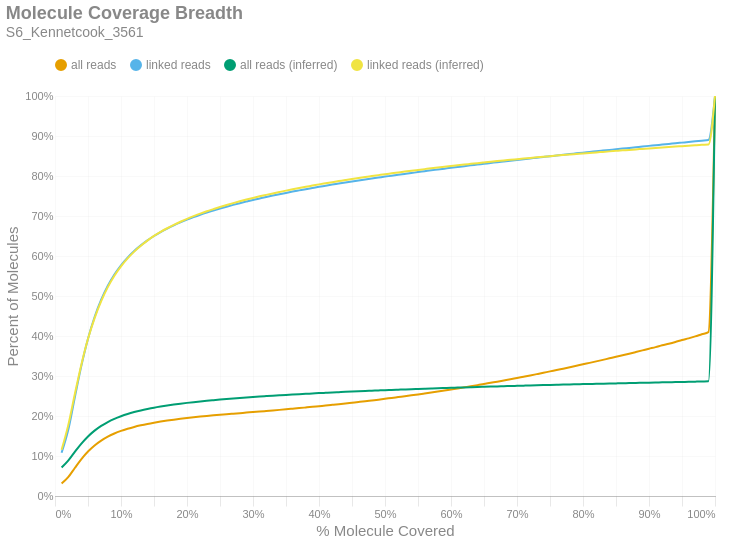

The code cell stored with this chart in its notebook:
### Markdown cell above
### Molecule Read Coverage
This chart shows molecule coverage breadth as computed by the number of bases aligned to that molecule. In other words, "*how much of each unique long molecule is actually sequenced/aligned?*" Keep in mind there is a distinction between sequences and alignments, since some sequences belonging to a particular molecule may not align well and wouldn't appear in the alignment data. This chart also shows molecule coverage breadth as computed by the *inferred fragment* from which the aligned sequences originate. Unlike read coverage, this calculation takes into account the total insert size, including unsequenced gaps between the forward and reverse reads. Like the previous figures, these are cumulative percents.

### Code cell
if SKIPLR:
    print_html(f"Skipped")
else:
    binned_df = consolidated_hist(valids['coverage_bp'], mask, 0.01, True)
    binned_df_inf = consolidated_hist(valids['coverage_inserts'], mask, 0.01, True)
    binned_df = binned_df.with_columns(pl.lit(binned_df_inf['all reads (cumsum)']).alias('all reads (inferred)'))
    binned_df = binned_df.with_columns(pl.lit(binned_df_inf['linked reads (cumsum)']).alias('linked reads (inferred)'))
    binned_df = binned_df.with_columns(
        (pl.col('bin').cast(pl.Float64) + 0.01).alias('right_edge')
    )

    with SafeRender(binned_df):
        (
            density_plot(binned_df, 'Molecule Coverage Breadth', samplename, 'molcov', ['all reads (inferred)','linked reads (inferred)'])
            .encode(
                #x=alt.X('bin:Q', title="% Molecule Covered").axis(format = '%').scale(padding=0),
                x=alt.X('right_edge:Q', title="% Molecule Covered").axis(format='%').scale(padding=0),
                y=alt.Y('value:Q', title='Percent of Molecules')
                    .axis(format='%')
                    .stack(False)
                    .scale(domainMin=0, padding=0),
                color=alt.Color("key:N").scale(domain = ["all reads", "linked reads", "all reads (inferred)", "linked reads (inferred)"]),
                tooltip = [
                    alt.Tooltip("key:N", title = "Data Type"),
                    alt.Tooltip("range_label:N", title="% Molecule Covered"),
                    alt.Tooltip("value:Q", format = ".2%", title="% Molecules")
                ]
            )
        ).display()

### Figure 1 — Vega-Lite specification as saved in the notebook (floating-point values rounded to 4 significant figures)
{"width": "container", "height": 400, "config": {"title": {"anchor": "start", "dy": -15, "fontSize": 18, "color": "#888888", "subtitleColor": "#888888", "subtitleFontSize": 14}, "arc": {"fill": "#0072B2"}, "axis": {"domainColor": "#888888", "domainWidth": 0.5, "gridWidth": 0.2, "grid": false, "titleFontWeight": 400, "titleFontSize": 15, "labelFontSize": 11, "labelColor": "#888888", "tickColor": "#888888", "tickWidth": 0.2, "titleColor": "#888888"}, "axisBand": {"grid": false}, "axisX": {"grid": true, "tickSize": 10, "domainCap": "round"}, "axisY": {"domain": false, "grid": true, "tickSize": 0, "domainCap": "round"}, "background": "transparent", "header": {"labelFontSize": 15, "labelColor": "#888888", "titleFontSize": 15, "titleFontWeight": 600, "titleColor": "#888888"}, "legend": {"labelFont": "sans-serif", "labelFontSize": 12, "labelColor": "#888888", "symbolSize": 100, "symbolType": "circle", "titleFontSize": 12, "titlePadding": 10, "titleColor": "#888888", "title": null, "orient": "top"}, "range": {"category": ["#E69F00", "#56B4E9", "#009E73", "#F0E442", "#0072B2", "#D55E00", "#CC79A7", "#000000"], "diverging": ["#cfe8f3", "#a2d4ec", "#73bfe2", "#46abdb", "#1696d2", "#12719e"]}, "area": {"fill": "#0072B2", "fillOpacity": 0.7, "line": true, "strokeOpacity": 0.7}, "line": {"color": "#0072B2", "stroke": "#0072B2", "strokeWidth": 2}, "trail": {"color": "#0072B2", "stroke": "#0072B2", "strokeWidth": 0, "size": 1}, "point": {"filled": true, "fillOpacity": 1.0, "size": 95}, "text": {"color": "#888888", "fontSize": 11, "align": "right", "fontWeight": 400, "size": 11}, "bar": {"fill": "#0072B2", "stroke": null}, "view": {"stroke": null, "continuousWidth": 660, "continuousHeight": 400}}, "data": {"name": "data-442ba46610a7a7d5de6f05a69b90c52c"}, "mark": {"type": "line", "interpolate": "monotone", "point": {"opacity": 0, "size": 275}}, "encoding": {"color": {"field": "key", "scale": {"domain": ["all reads", "linked reads", "all reads (inferred)", "linked reads (inferred)"]}, "type": "nominal"}, "tooltip": [{"field": "key", "title": "Data Type", "type": "nominal"}, {"field": "range_label", "title": "% Molecule Covered", "type": "nominal"}, {"field": "value", "format": ".2%", "title": "% Molecules", "type": "quantitative"}], "x": {"axis": {"format": "%"}, "field": "right_edge", "scale": {"padding": 0}, "title": "% Molecule Covered", "type": "quantitative"}, "y": {"axis": {"format": "%"}, "field": "value", "scale": {"domainMin": 0, "padding": 0}, "stack": false, "title": "Percent of Molecules", "type": "quantitative"}}, "params": [{"name": "param_c36ac31b6afebe62", "select": {"type": "point", "fields": ["key"]}, "bind": "legend"}], "title": {"text": "Molecule Coverage Breadth", "subtitle": "S6_Kennetcook_3561"}, "transform": [{"fold": ["all reads (cumsum)", "linked reads (cumsum)", "all reads (inferred)", "linked reads (inferred)"]}, {"calculate": "replace(datum.key, ' (cumsum)', '')", "as": "key"}, {"filter": {"param": "param_c36ac31b6afebe62"}}], "usermeta": {"embedOptions": {"downloadFileName": "S6_Kennetcook_3561.molcov"}}, "$schema": "https://vega.github.io/schema/vega-lite/v6.1.0.json", "datasets": {"data-442ba46610a7a7d5de6f05a69b90c52c": [{"bin": "0.0", "interval": "0.0-0.01", "all reads": 0.03108, "linked reads": 0.1081, "all reads (cumsum)": 0.03108, "linked reads (cumsum)": 0.1081, "range_label": "0.0-0.01", "all reads (inferred)": 0.07104, "linked reads (inferred)": 0.1157, "right_edge": 0.01}, {"bin": "0.01", "interval": "0.01-0.02", "all reads": 0.01606, "linked reads": 0.05661, "all reads (cumsum)": 0.04714, "linked reads (cumsum)": 0.1647, "range_label": "0.01-0.02", "all reads (inferred)": 0.08832, "linked reads (inferred)": 0.1766, "right_edge": 0.02}, {"bin": "0.02", "interval": "0.02-0.03", "all reads": 0.02292, "linked reads": 0.08154, "all reads (cumsum)": 0.07006, "linked reads (cumsum)": 0.2463, "range_label": "0.02-0.03", "all reads (inferred)": 0.1102, "linked reads (inferred)": 0.2545, "right_edge": 0.03}, {"bin": "0.03", "interval": "0.03-0.04", "all reads": 0.02232, "linked reads": 0.07966, "all reads (cumsum)": 0.09238, "linked reads (cumsum)": 0.3259, "range_label": "0.03-0.04", "all reads (inferred)": 0.131, "linked reads (inferred)": 0.3289, "right_edge": 0.04}, {"bin": "0.04", "interval": "0.04-0.05", "all reads": 0.01888, "linked reads": 0.06747, "all reads (cumsum)": 0.1113, "linked reads (cumsum)": 0.3934, "range_label": "0.04-0.05", "all reads (inferred)": 0.1489, "linked reads (inferred)": 0.3929, "right_edge": 0.05}, {"bin": "0.05", "interval": "0.05-0.06", "all reads": 0.01519, "linked reads": 0.05421, "all reads (cumsum)": 0.1264, "linked reads (cumsum)": 0.4476, "range_label": "0.05-0.06", "all reads (inferred)": 0.1634, "linked reads (inferred)": 0.4449, "right_edge": 0.06}, {"bin": "0.06", "interval": "0.06-0.07", "all reads": 0.01208, "linked reads": 0.04318, "all reads (cumsum)": 0.1385, "linked reads (cumsum)": 0.4908, "range_label": "0.06-0.07", "all reads (inferred)": 0.1752, "linked reads (inferred)": 0.4873, "right_edge": 0.07}, {"bin": "0.07", "interval": "0.07-0.08", "all reads": 0.009727, "linked reads": 0.03472, "all reads (cumsum)": 0.1483, "linked reads (cumsum)": 0.5255, "range_label": "0.07-0.08", "all reads (inferred)": 0.185, "linked reads (inferred)": 0.5222, "right_edge": 0.08}, {"bin": "0.08", "interval": "0.08-0.09", "all reads": 0.007954, "linked reads": 0.02837, "all reads (cumsum)": 0.1562, "linked reads (cumsum)": 0.5539, "range_label": "0.08-0.09", "all reads (inferred)": 0.1929, "linked reads (inferred)": 0.5507, "right_edge": 0.09}, {"bin": "0.09", "interval": "0.09-0.1", "all reads": 0.006464, "linked reads": 0.02299, "all reads (cumsum)": 0.1627, "linked reads (cumsum)": 0.5769, "range_label": "0.09-0.1", "all reads (inferred)": 0.1994, "linked reads (inferred)": 0.5741, "right_edge": 0.1}, {"bin": "0.1", "interval": "0.1-0.11", "all reads": 0.00536, "linked reads": 0.01903, "all reads (cumsum)": 0.168, "linked reads (cumsum)": 0.5959, "range_label": "0.1-0.11", "all reads (inferred)": 0.205, "linked reads (inferred)": 0.594, "right_edge": 0.11}, {"bin": "0.11", "interval": "0.11-0.12", "all reads": 0.004653, "linked reads": 0.0165, "all reads (cumsum)": 0.1727, "linked reads (cumsum)": 0.6124, "range_label": "0.11-0.12", "all reads (inferred)": 0.2098, "linked reads (inferred)": 0.6109, "right_edge": 0.12}, {"bin": "0.12", "interval": "0.12-0.13", "all reads": 0.003987, "linked reads": 0.01412, "all reads (cumsum)": 0.1767, "linked reads (cumsum)": 0.6265, "range_label": "0.12-0.13", "all reads (inferred)": 0.2139, "linked reads (inferred)": 0.6257, "right_edge": 0.13}, {"bin": "0.13", "interval": "0.13-0.14", "all reads": 0.003526, "linked reads": 0.01248, "all reads (cumsum)": 0.1802, "linked reads (cumsum)": 0.639, "range_label": "0.13-0.14", "all reads (inferred)": 0.2175, "linked reads (inferred)": 0.6385, "right_edge": 0.14}, {"bin": "0.14", "interval": "0.14-0.15", "all reads": 0.003101, "linked reads": 0.01094, "all reads (cumsum)": 0.1833, "linked reads (cumsum)": 0.6499, "range_label": "0.14-0.15", "all reads (inferred)": 0.2208, "linked reads (inferred)": 0.6501, "right_edge": 0.15}, {"bin": "0.15", "interval": "0.15-0.16", "all reads": 0.002789, "linked reads": 0.009832, "all reads (cumsum)": 0.1861, "linked reads (cumsum)": 0.6598, "range_label": "0.15-0.16", "all reads (inferred)": 0.2236, "linked reads (inferred)": 0.6602, "right_edge": 0.16}, {"bin": "0.16", "interval": "0.16-0.17", "all reads": 0.002517, "linked reads": 0.008837, "all reads (cumsum)": 0.1886, "linked reads (cumsum)": 0.6686, "range_label": "0.16-0.17", "all reads (inferred)": 0.2262, "linked reads (inferred)": 0.6694, "right_edge": 0.17}, {"bin": "0.17", "interval": "0.17-0.18", "all reads": 0.002298, "linked reads": 0.008077, "all reads (cumsum)": 0.1909, "linked reads (cumsum)": 0.6767, "range_label": "0.17-0.18", "all reads (inferred)": 0.2286, "linked reads (inferred)": 0.6778, "right_edge": 0.18}, {"bin": "0.18", "interval": "0.18-0.19", "all reads": 0.002089, "linked reads": 0.007324, "all reads (cumsum)": 0.193, "linked reads (cumsum)": 0.684, "range_label": "0.18-0.19", "all reads (inferred)": 0.2307, "linked reads (inferred)": 0.6856, "right_edge": 0.19}, {"bin": "0.19", "interval": "0.19-0.2", "all reads": 0.001964, "linked reads": 0.00684, "all reads (cumsum)": 0.195, "linked reads (cumsum)": 0.6908, "range_label": "0.19-0.2", "all reads (inferred)": 0.2328, "linked reads (inferred)": 0.6929, "right_edge": 0.2}, {"bin": "0.2", "interval": "0.2-0.21", "all reads": 0.001793, "linked reads": 0.006211, "all reads (cumsum)": 0.1967, "linked reads (cumsum)": 0.6971, "range_label": "0.2-0.21", "all reads (inferred)": 0.2347, "linked reads (inferred)": 0.6995, "right_edge": 0.21}, {"bin": "0.21", "interval": "0.21-0.22", "all reads": 0.001704, "linked reads": 0.005889, "all reads (cumsum)": 0.1985, "linked reads (cumsum)": 0.7029, "range_label": "0.21-0.22", "all reads (inferred)": 0.2364, "linked reads (inferred)": 0.7058, "right_edge": 0.22}, {"bin": "0.22", "interval": "0.22-0.23", "all reads": 0.00162, "linked reads": 0.005549, "all reads (cumsum)": 0.2001, "linked reads (cumsum)": 0.7085, "range_label": "0.22-0.23", "all reads (inferred)": 0.2381, "linked reads (inferred)": 0.7118, "right_edge": 0.23}, {"bin": "0.23", "interval": "0.23-0.24", "all reads": 0.001538, "linked reads": 0.00521, "all reads (cumsum)": 0.2016, "linked reads (cumsum)": 0.7137, "range_label": "0.23-0.24", "all reads (inferred)": 0.2397, "linked reads (inferred)": 0.7172, "right_edge": 0.24}, {"bin": "0.24", "interval": "0.24-0.25", "all reads": 0.001469, "linked reads": 0.004954, "all reads (cumsum)": 0.2031, "linked reads (cumsum)": 0.7187, "range_label": "0.24-0.25", "all reads (inferred)": 0.2411, "linked reads (inferred)": 0.7225, "right_edge": 0.25}, {"bin": "0.25", "interval": "0.25-0.26", "all reads": 0.001392, "linked reads": 0.004638, "all reads (cumsum)": 0.2045, "linked reads (cumsum)": 0.7233, "range_label": "0.25-0.26", "all reads (inferred)": 0.2425, "linked reads (inferred)": 0.7274, "right_edge": 0.26}, {"bin": "0.26", "interval": "0.26-0.27", "all reads": 0.001352, "linked reads": 0.004437, "all reads (cumsum)": 0.2058, "linked reads (cumsum)": 0.7277, "range_label": "0.26-0.27", "all reads (inferred)": 0.2439, "linked reads (inferred)": 0.7322, "right_edge": 0.27}, {"bin": "0.27", "interval": "0.27-0.28", "all reads": 0.001343, "linked reads": 0.004323, "all reads (cumsum)": 0.2072, "linked reads (cumsum)": 0.7321, "range_label": "0.27-0.28", "all reads (inferred)": 0.2452, "linked reads (inferred)": 0.7368, "right_edge": 0.28}, {"bin": "0.28", "interval": "0.28-0.29", "all reads": 0.001329, "linked reads": 0.004111, "all reads (cumsum)": 0.2085, "linked reads (cumsum)": 0.7362, "range_label": "0.28-0.29", "all reads (inferred)": 0.2464, "linked reads (inferred)": 0.7411, "right_edge": 0.29}, {"bin": "0.29", "interval": "0.29-0.3", "all reads": 0.001356, "linked reads": 0.004011, "all reads (cumsum)": 0.2099, "linked reads (cumsum)": 0.7402, "range_label": "0.29-0.3", "all reads (inferred)": 0.2476, "linked reads (inferred)": 0.7452, "right_edge": 0.3}, {"bin": "0.3", "interval": "0.3-0.31", "all reads": 0.001308, "linked reads": 0.003675, "all reads (cumsum)": 0.2112, "linked reads (cumsum)": 0.7439, "range_label": "0.3-0.31", "all reads (inferred)": 0.2487, "linked reads (inferred)": 0.7492, "right_edge": 0.31}, {"bin": "0.31", "interval": "0.31-0.32", "all reads": 0.001367, "linked reads": 0.003658, "all reads (cumsum)": 0.2125, "linked reads (cumsum)": 0.7475, "range_label": "0.31-0.32", "all reads (inferred)": 0.2497, "linked reads (inferred)": 0.7528, "right_edge": 0.32}, {"bin": "0.32", "interval": "0.32-0.33", "all reads": 0.001379, "linked reads": 0.003522, "all reads (cumsum)": 0.2139, "linked reads (cumsum)": 0.751, "range_label": "0.32-0.33", "all reads (inferred)": 0.2508, "linked reads (inferred)": 0.7565, "right_edge": 0.33}, {"bin": "0.33", "interval": "0.33-0.34", "all reads": 0.001403, "linked reads": 0.003339, "all reads (cumsum)": 0.2153, "linked reads (cumsum)": 0.7544, "range_label": "0.33-0.34", "all reads (inferred)": 0.2518, "linked reads (inferred)": 0.76, "right_edge": 0.34}, {"bin": "0.34", "interval": "0.34-0.35", "all reads": 0.001452, "linked reads": 0.003371, "all reads (cumsum)": 0.2168, "linked reads (cumsum)": 0.7577, "range_label": "0.34-0.35", "all reads (inferred)": 0.2528, "linked reads (inferred)": 0.7635, "right_edge": 0.35}, {"bin": "0.35", "interval": "0.35-0.36", "all reads": 0.001488, "linked reads": 0.003264, "all reads (cumsum)": 0.2182, "linked reads (cumsum)": 0.761, "range_label": "0.35-0.36", "all reads (inferred)": 0.2537, "linked reads (inferred)": 0.7668, "right_edge": 0.36}, {"bin": "0.36", "interval": "0.36-0.37", "all reads": 0.001495, "linked reads": 0.003071, "all reads (cumsum)": 0.2197, "linked reads (cumsum)": 0.7641, "range_label": "0.36-0.37", "all reads (inferred)": 0.2546, "linked reads (inferred)": 0.7699, "right_edge": 0.37}, {"bin": "0.37", "interval": "0.37-0.38", "all reads": 0.001566, "linked reads": 0.003062, "all reads (cumsum)": 0.2213, "linked reads (cumsum)": 0.7671, "range_label": "0.37-0.38", "all reads (inferred)": 0.2555, "linked reads (inferred)": 0.773, "right_edge": 0.38}, {"bin": "0.38", "interval": "0.38-0.39", "all reads": 0.001586, "linked reads": 0.002946, "all reads (cumsum)": 0.2229, "linked reads (cumsum)": 0.7701, "range_label": "0.38-0.39", "all reads (inferred)": 0.2563, "linked reads (inferred)": 0.776, "right_edge": 0.39}, {"bin": "0.39", "interval": "0.39-0.4", "all reads": 0.001655, "linked reads": 0.00291, "all reads (cumsum)": 0.2246, "linked reads (cumsum)": 0.773, "range_label": "0.39-0.4", "all reads (inferred)": 0.2572, "linked reads (inferred)": 0.779, "right_edge": 0.4}, {"bin": "0.4", "interval": "0.4-0.41", "all reads": 0.001621, "linked reads": 0.002723, "all reads (cumsum)": 0.2262, "linked reads (cumsum)": 0.7757, "range_label": "0.4-0.41", "all reads (inferred)": 0.258, "linked reads (inferred)": 0.7819, "right_edge": 0.41}, {"bin": "0.41", "interval": "0.41-0.42", "all reads": 0.001687, "linked reads": 0.002789, "all reads (cumsum)": 0.2279, "linked reads (cumsum)": 0.7785, "range_label": "0.41-0.42", "all reads (inferred)": 0.2588, "linked reads (inferred)": 0.7846, "right_edge": 0.42}, {"bin": "0.42", "interval": "0.42-0.43", "all reads": 0.001708, "linked reads": 0.0026, "all reads (cumsum)": 0.2296, "linked reads (cumsum)": 0.7811, "range_label": "0.42-0.43", "all reads (inferred)": 0.2596, "linked reads (inferred)": 0.7873, "right_edge": 0.43}, {"bin": "0.43", "interval": "0.43-0.44", "all reads": 0.001778, "linked reads": 0.002679, "all reads (cumsum)": 0.2313, "linked reads (cumsum)": 0.7838, "range_label": "0.43-0.44", "all reads (inferred)": 0.2603, "linked reads (inferred)": 0.79, "right_edge": 0.44}, {"bin": "0.44", "interval": "0.44-0.45", "all reads": 0.001836, "linked reads": 0.002595, "all reads (cumsum)": 0.2332, "linked reads (cumsum)": 0.7864, "range_label": "0.44-0.45", "all reads (inferred)": 0.2611, "linked reads (inferred)": 0.7926, "right_edge": 0.45}, {"bin": "0.45", "interval": "0.45-0.46", "all reads": 0.00183, "linked reads": 0.002503, "all reads (cumsum)": 0.235, "linked reads (cumsum)": 0.7889, "range_label": "0.45-0.46", "all reads (inferred)": 0.2618, "linked reads (inferred)": 0.7951, "right_edge": 0.46}, {"bin": "0.46", "interval": "0.46-0.47", "all reads": 0.001867, "linked reads": 0.00244, "all reads (cumsum)": 0.2369, "linked reads (cumsum)": 0.7913, "range_label": "0.46-0.47", "all reads (inferred)": 0.2625, "linked reads (inferred)": 0.7975, "right_edge": 0.47}, {"bin": "0.47", "interval": "0.47-0.48", "all reads": 0.001997, "linked reads": 0.002389, "all reads (cumsum)": 0.2389, "linked reads (cumsum)": 0.7937, "range_label": "0.47-0.48", "all reads (inferred)": 0.2632, "linked reads (inferred)": 0.7998, "right_edge": 0.48}, {"bin": "0.48", "interval": "0.48-0.49", "all reads": 0.001963, "linked reads": 0.002342, "all reads (cumsum)": 0.2408, "linked reads (cumsum)": 0.7961, "range_label": "0.48-0.49", "all reads (inferred)": 0.2639, "linked reads (inferred)": 0.8022, "right_edge": 0.49}, {"bin": "0.49", "interval": "0.49-0.5", "all reads": 0.002238, "linked reads": 0.002406, "all reads (cumsum)": 0.2431, "linked reads (cumsum)": 0.7985, "range_label": "0.49-0.5", "all reads (inferred)": 0.2645, "linked reads (inferred)": 0.8046, "right_edge": 0.5}, {"bin": "0.5", "interval": "0.5-0.51", "all reads": 0.001979, "linked reads": 0.002208, "all reads (cumsum)": 0.2451, "linked reads (cumsum)": 0.8007, "range_label": "0.5-0.51", "all reads (inferred)": 0.2652, "linked reads (inferred)": 0.8067, "right_edge": 0.51}, {"bin": "0.51", "interval": "0.51-0.52", "all reads": 0.002197, "linked reads": 0.002309, "all reads (cumsum)": 0.2473, "linked reads (cumsum)": 0.803, "range_label": "0.51-0.52", "all reads (inferred)": 0.2658, "linked reads (inferred)": 0.8089, "right_edge": 0.52}, {"bin": "0.52", "interval": "0.52-0.53", "all reads": 0.00215, "linked reads": 0.002217, "all reads (cumsum)": 0.2494, "linked reads (cumsum)": 0.8052, "range_label": "0.52-0.53", "all reads (inferred)": 0.2664, "linked reads (inferred)": 0.8111, "right_edge": 0.53}, {"bin": "0.53", "interval": "0.53-0.54", "all reads": 0.002244, "linked reads": 0.002235, "all reads (cumsum)": 0.2516, "linked reads (cumsum)": 0.8074, "range_label": "0.53-0.54", "all reads (inferred)": 0.267, "linked reads (inferred)": 0.8132, "right_edge": 0.54}, {"bin": "0.54", "interval": "0.54-0.55", "all reads": 0.002308, "linked reads": 0.002287, "all reads (cumsum)": 0.254, "linked reads (cumsum)": 0.8097, "range_label": "0.54-0.55", "all reads (inferred)": 0.2676, "linked reads (inferred)": 0.8152, "right_edge": 0.55}, {"bin": "0.55", "interval": "0.55-0.56", "all reads": 0.002392, "linked reads": 0.00218, "all reads (cumsum)": 0.2563, "linked reads (cumsum)": 0.8119, "range_label": "0.55-0.56", "all reads (inferred)": 0.2682, "linked reads (inferred)": 0.8172, "right_edge": 0.56}, {"bin": "0.56", "interval": "0.56-0.57", "all reads": 0.002416, "linked reads": 0.002217, "all reads (cumsum)": 0.2588, "linked reads (cumsum)": 0.8141, "range_label": "0.56-0.57", "all reads (inferred)": 0.2688, "linked reads (inferred)": 0.8192, "right_edge": 0.57}, {"bin": "0.57", "interval": "0.57-0.58", "all reads": 0.002457, "linked reads": 0.002109, "all reads (cumsum)": 0.2612, "linked reads (cumsum)": 0.8162, "range_label": "0.57-0.58", "all reads (inferred)": 0.2693, "linked reads (inferred)": 0.8211, "right_edge": 0.58}, {"bin": "0.58", "interval": "0.58-0.59", "all reads": 0.00253, "linked reads": 0.002154, "all reads (cumsum)": 0.2637, "linked reads (cumsum)": 0.8184, "range_label": "0.58-0.59", "all reads (inferred)": 0.2699, "linked reads (inferred)": 0.823, "right_edge": 0.59}, {"bin": "0.59", "interval": "0.59-0.6", "all reads": 0.002651, "linked reads": 0.002181, "all reads (cumsum)": 0.2664, "linked reads (cumsum)": 0.8206, "range_label": "0.59-0.6", "all reads (inferred)": 0.2704, "linked reads (inferred)": 0.8249, "right_edge": 0.6}, {"bin": "0.6", "interval": "0.6-0.61", "all reads": 0.002561, "linked reads": 0.002038, "all reads (cumsum)": 0.269, "linked reads (cumsum)": 0.8226, "range_label": "0.6-0.61", "all reads (inferred)": 0.271, "linked reads (inferred)": 0.8268, "right_edge": 0.61}, {"bin": "0.61", "interval": "0.61-0.62", "all reads": 0.002741, "linked reads": 0.002046, "all reads (cumsum)": 0.2717, "linked reads (cumsum)": 0.8246, "range_label": "0.61-0.62", "all reads (inferred)": 0.2715, "linked reads (inferred)": 0.8286, "right_edge": 0.62}, {"bin": "0.62", "interval": "0.62-0.63", "all reads": 0.002734, "linked reads": 0.001978, "all reads (cumsum)": 0.2744, "linked reads (cumsum)": 0.8266, "range_label": "0.62-0.63", "all reads (inferred)": 0.272, "linked reads (inferred)": 0.8304, "right_edge": 0.63}, {"bin": "0.63", "interval": "0.63-0.64", "all reads": 0.002761, "linked reads": 0.00195, "all reads (cumsum)": 0.2772, "linked reads (cumsum)": 0.8286, "range_label": "0.63-0.64", "all reads (inferred)": 0.2725, "linked reads (inferred)": 0.8321, "right_edge": 0.64}, {"bin": "0.64", "interval": "0.64-0.65", "all reads": 0.002791, "linked reads": 0.001986, "all reads (cumsum)": 0.28, "linked reads (cumsum)": 0.8306, "range_label": "0.64-0.65", "all reads (inferred)": 0.2731, "linked reads (inferred)": 0.8339, "right_edge": 0.65}, {"bin": "0.65", "interval": "0.65-0.66", "all reads": 0.002965, "linked reads": 0.001954, "all reads (cumsum)": 0.283, "linked reads (cumsum)": 0.8325, "range_label": "0.65-0.66", "all reads (inferred)": 0.2736, "linked reads (inferred)": 0.8356, "right_edge": 0.66}, {"bin": "0.66", "interval": "0.66-0.67", "all reads": 0.002866, "linked reads": 0.001998, "all reads (cumsum)": 0.2858, "linked reads (cumsum)": 0.8345, "range_label": "0.66-0.67", "all reads (inferred)": 0.274, "linked reads (inferred)": 0.8373, "right_edge": 0.67}, {"bin": "0.67", "interval": "0.67-0.68", "all reads": 0.003036, "linked reads": 0.001928, "all reads (cumsum)": 0.2889, "linked reads (cumsum)": 0.8364, "range_label": "0.67-0.68", "all reads (inferred)": 0.2745, "linked reads (inferred)": 0.8388, "right_edge": 0.68}, {"bin": "0.68", "interval": "0.68-0.69", "all reads": 0.003007, "linked reads": 0.001901, "all reads (cumsum)": 0.2919, "linked reads (cumsum)": 0.8383, "range_label": "0.68-0.69", "all reads (inferred)": 0.275, "linked reads (inferred)": 0.8404, "right_edge": 0.69}, {"bin": "0.69", "interval": "0.69-0.7", "all reads": 0.003207, "linked reads": 0.001905, "all reads (cumsum)": 0.2951, "linked reads (cumsum)": 0.8402, "range_label": "0.69-0.7", "all reads (inferred)": 0.2754, "linked reads (inferred)": 0.842, "right_edge": 0.7}, {"bin": "0.7", "interval": "0.7-0.71", "all reads": 0.003126, "linked reads": 0.001908, "all reads (cumsum)": 0.2982, "linked reads (cumsum)": 0.8422, "range_label": "0.7-0.71", "all reads (inferred)": 0.2759, "linked reads (inferred)": 0.8436, "right_edge": 0.71}, {"bin": "0.71", "interval": "0.71-0.72", "all reads": 0.003169, "linked reads": 0.001827, "all reads (cumsum)": 0.3014, "linked reads (cumsum)": 0.844, "range_label": "0.71-0.72", "all reads (inferred)": 0.2764, "linked reads (inferred)": 0.8452, "right_edge": 0.72}, {"bin": "0.72", "interval": "0.72-0.73", "all reads": 0.003309, "linked reads": 0.001768, "all reads (cumsum)": 0.3047, "linked reads (cumsum)": 0.8457, "range_label": "0.72-0.73", "all reads (inferred)": 0.2768, "linked reads (inferred)": 0.8467, "right_edge": 0.73}, {"bin": "0.73", "interval": "0.73-0.74", "all reads": 0.003354, "linked reads": 0.001858, "all reads (cumsum)": 0.308, "linked reads (cumsum)": 0.8476, "range_label": "0.73-0.74", "all reads (inferred)": 0.2772, "linked reads (inferred)": 0.8481, "right_edge": 0.74}, {"bin": "0.74", "interval": "0.74-0.75", "all reads": 0.003487, "linked reads": 0.001823, "all reads (cumsum)": 0.3115, "linked reads (cumsum)": 0.8494, "range_label": "0.74-0.75", "all reads (inferred)": 0.2776, "linked reads (inferred)": 0.8495, "right_edge": 0.75}, {"bin": "0.75", "interval": "0.75-0.76", "all reads": 0.003314, "linked reads": 0.001707, "all reads (cumsum)": 0.3148, "linked reads (cumsum)": 0.8511, "range_label": "0.75-0.76", "all reads (inferred)": 0.2781, "linked reads (inferred)": 0.851, "right_edge": 0.76}, {"bin": "0.76", "interval": "0.76-0.77", "all reads": 0.003501, "linked reads": 0.001853, "all reads (cumsum)": 0.3183, "linked reads (cumsum)": 0.853, "range_label": "0.76-0.77", "all reads (inferred)": 0.2785, "linked reads (inferred)": 0.8524, "right_edge": 0.77}, {"bin": "0.77", "interval": "0.77-0.78", "all reads": 0.003541, "linked reads": 0.001863, "all reads (cumsum)": 0.3219, "linked reads (cumsum)": 0.8549, "range_label": "0.77-0.78", "all reads (inferred)": 0.2789, "linked reads (inferred)": 0.8538, "right_edge": 0.78}, {"bin": "0.78", "interval": "0.78-0.79", "all reads": 0.003596, "linked reads": 0.00177, "all reads (cumsum)": 0.3255, "linked reads (cumsum)": 0.8566, "range_label": "0.78-0.79", "all reads (inferred)": 0.2793, "linked reads (inferred)": 0.8552, "right_edge": 0.79}, {"bin": "0.79", "interval": "0.79-0.8", "all reads": 0.003774, "linked reads": 0.001804, "all reads (cumsum)": 0.3292, "linked reads (cumsum)": 0.8584, "range_label": "0.79-0.8", "all reads (inferred)": 0.2797, "linked reads (inferred)": 0.8565, "right_edge": 0.8}, {"bin": "0.8", "interval": "0.8-0.81", "all reads": 0.003551, "linked reads": 0.00165, "all reads (cumsum)": 0.3328, "linked reads (cumsum)": 0.8601, "range_label": "0.8-0.81", "all reads (inferred)": 0.2801, "linked reads (inferred)": 0.8578, "right_edge": 0.81}, {"bin": "0.81", "interval": "0.81-0.82", "all reads": 0.003717, "linked reads": 0.001747, "all reads (cumsum)": 0.3365, "linked reads (cumsum)": 0.8618, "range_label": "0.81-0.82", "all reads (inferred)": 0.2804, "linked reads (inferred)": 0.859, "right_edge": 0.82}, {"bin": "0.82", "interval": "0.82-0.83", "all reads": 0.003809, "linked reads": 0.001687, "all reads (cumsum)": 0.3403, "linked reads (cumsum)": 0.8635, "range_label": "0.82-0.83", "all reads (inferred)": 0.2808, "linked reads (inferred)": 0.8603, "right_edge": 0.83}, {"bin": "0.83", "interval": "0.83-0.84", "all reads": 0.003842, "linked reads": 0.001672, "all reads (cumsum)": 0.3442, "linked reads (cumsum)": 0.8652, "range_label": "0.83-0.84", "all reads (inferred)": 0.2812, "linked reads (inferred)": 0.8616, "right_edge": 0.84}, {"bin": "0.84", "interval": "0.84-0.85", "all reads": 0.003811, "linked reads": 0.001641, "all reads (cumsum)": 0.348, "linked reads (cumsum)": 0.8668, "range_label": "0.84-0.85", "all reads (inferred)": 0.2816, "linked reads (inferred)": 0.8628, "right_edge": 0.85}, {"bin": "0.85", "interval": "0.85-0.86", "all reads": 0.003923, "linked reads": 0.001695, "all reads (cumsum)": 0.3519, "linked reads (cumsum)": 0.8685, "range_label": "0.85-0.86", "all reads (inferred)": 0.2819, "linked reads (inferred)": 0.8641, "right_edge": 0.86}, {"bin": "0.86", "interval": "0.86-0.87", "all reads": 0.003927, "linked reads": 0.001702, "all reads (cumsum)": 0.3558, "linked reads (cumsum)": 0.8702, "range_label": "0.86-0.87", "all reads (inferred)": 0.2823, "linked reads (inferred)": 0.8653, "right_edge": 0.87}, {"bin": "0.87", "interval": "0.87-0.88", "all reads": 0.004076, "linked reads": 0.0017, "all reads (cumsum)": 0.3599, "linked reads (cumsum)": 0.8719, "range_label": "0.87-0.88", "all reads (inferred)": 0.2827, "linked reads (inferred)": 0.8665, "right_edge": 0.88}, {"bin": "0.88", "interval": "0.88-0.89", "all reads": 0.004139, "linked reads": 0.001735, "all reads (cumsum)": 0.364, "linked reads (cumsum)": 0.8737, "range_label": "0.88-0.89", "all reads (inferred)": 0.283, "linked reads (inferred)": 0.8677, "right_edge": 0.89}, {"bin": "0.89", "interval": "0.89-0.9", "all reads": 0.004177, "linked reads": 0.001656, "all reads (cumsum)": 0.3682, "linked reads (cumsum)": 0.8753, "range_label": "0.89-0.9", "all reads (inferred)": 0.2834, "linked reads (inferred)": 0.869, "right_edge": 0.9}, {"bin": "0.9", "interval": "0.9-0.91", "all reads": 0.004048, "linked reads": 0.001573, "all reads (cumsum)": 0.3723, "linked reads (cumsum)": 0.8769, "range_label": "0.9-0.91", "all reads (inferred)": 0.2837, "linked reads (inferred)": 0.8701, "right_edge": 0.91}, {"bin": "0.91", "interval": "0.91-0.92", "all reads": 0.004539, "linked reads": 0.001689, "all reads (cumsum)": 0.3768, "linked reads (cumsum)": 0.8786, "range_label": "0.91-0.92", "all reads (inferred)": 0.2841, "linked reads (inferred)": 0.8713, "right_edge": 0.92}, {"bin": "0.92", "interval": "0.92-0.93", "all reads": 0.003986, "linked reads": 0.00158, "all reads (cumsum)": 0.3808, "linked reads (cumsum)": 0.8802, "range_label": "0.92-0.93", "all reads (inferred)": 0.2844, "linked reads (inferred)": 0.8724, "right_edge": 0.93}, {"bin": "0.93", "interval": "0.93-0.94", "all reads": 0.004392, "linked reads": 0.001706, "all reads (cumsum)": 0.3852, "linked reads (cumsum)": 0.8819, "range_label": "0.93-0.94", "all reads (inferred)": 0.2848, "linked reads (inferred)": 0.8735, "right_edge": 0.94}, {"bin": "0.94", "interval": "0.94-0.95", "all reads": 0.004787, "linked reads": 0.001585, "all reads (cumsum)": 0.39, "linked reads (cumsum)": 0.8834, "range_label": "0.94-0.95", "all reads (inferred)": 0.2851, "linked reads (inferred)": 0.8746, "right_edge": 0.95}, {"bin": "0.95", "interval": "0.95-0.96", "all reads": 0.004181, "linked reads": 0.001586, "all reads (cumsum)": 0.3941, "linked reads (cumsum)": 0.885, "range_label": "0.95-0.96", "all reads (inferred)": 0.2855, "linked reads (inferred)": 0.8757, "right_edge": 0.96}, {"bin": "0.96", "interval": "0.96-0.97", "all reads": 0.004803, "linked reads": 0.001618, "all reads (cumsum)": 0.399, "linked reads (cumsum)": 0.8866, "range_label": "0.96-0.97", "all reads (inferred)": 0.2859, "linked reads (inferred)": 0.8769, "right_edge": 0.97}, {"bin": "0.97", "interval": "0.97-0.98", "all reads": 0.005432, "linked reads": 0.001638, "all reads (cumsum)": 0.4044, "linked reads (cumsum)": 0.8883, "range_label": "0.97-0.98", "all reads (inferred)": 0.2863, "linked reads (inferred)": 0.8779, "right_edge": 0.98}, {"bin": "0.98", "interval": "0.98-0.99", "all reads": 0.005079, "linked reads": 0.001653, "all reads (cumsum)": 0.4095, "linked reads (cumsum)": 0.8899, "range_label": "0.98-0.99", "all reads (inferred)": 0.2866, "linked reads (inferred)": 0.8785, "right_edge": 0.99}, {"bin": "0.99", "interval": "0.99-1.0", "all reads": 0.5905, "linked reads": 0.1101, "all reads (cumsum)": 1.0, "linked reads (cumsum)": 1.0, "range_label": "0.99-1.0", "all reads (inferred)": 1.0, "linked reads (inferred)": 1.0, "right_edge": 1.0}]}}
